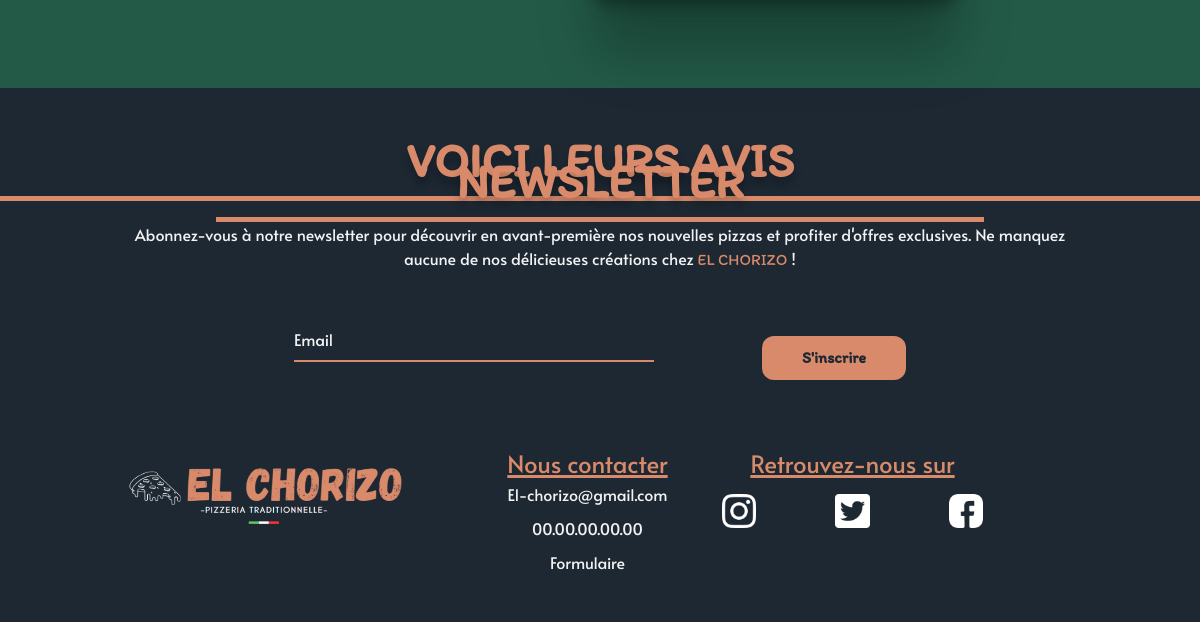
Before: / (lower part) with the older database file.
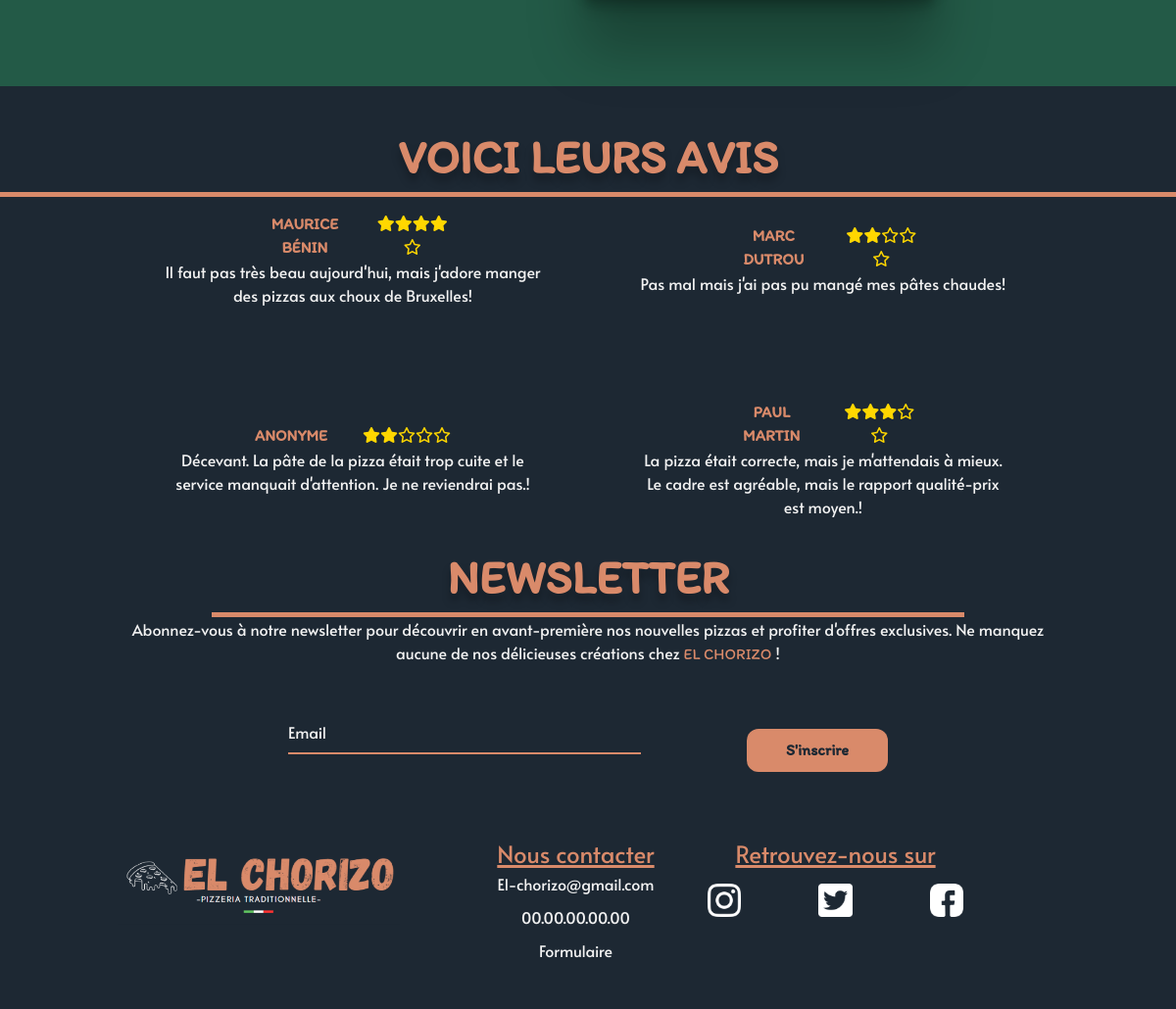
After: the same page with the newer database file.
### tables this page shows
CREATE TABLE `reviews` (
  `review_id` int NOT NULL,
  `is_anonyme` tinyint(1) NOT NULL DEFAULT '0',
  `user_id` int NOT NULL,
  `first_name` varchar(255) DEFAULT NULL,
  `last_name` varchar(255) DEFAULT NULL,
  `dish_id` int DEFAULT NULL,
  `score` int NOT NULL,
  `commentary` varchar(255) NOT NULL,
  `date_creation` datetime NOT NULL DEFAULT CURRENT_TIMESTAMP
);

### src/index.php (the view, shortened to what this page needs)
<?php print_r($_SESSION);?>
<!DOCTYPE html>
<html lang="fr">
<head>
    <link rel="stylesheet" href="css/body_reset.css">
    <link rel="stylesheet" href="css/fonts.css">
    <link rel="stylesheet" href="css/include_css/nav.css">
    <link rel="stylesheet" href="css/include_css/footer.css">
    <link rel="stylesheet" href="css/style.css">
    <link rel="stylesheet" href="https://cdnjs.cloudflare.com/ajax/libs/font-awesome/6.0.0-beta3/css/all.min.css">
</head>
<body>
    <section class="avis box-color">
        <h4 class="title-color">Voici leurs avis</h4>
        <div class="container-avis">
            <?php
require_once('php_sql/db_connect.php');
$sql = "SELECT is_anonyme, first_name, last_name, score, commentary FROM reviews ORDER BY date_creation DESC LIMIT 4";
$query = $db->prepare($sql);
$query->execute();
$reviews = $query->fetchAll(PDO::FETCH_ASSOC);
foreach ($reviews as $review){
    echo '
    <div class="avis">
        <div class="container-name-avis">
            <p class="title-color">';
            echo $review['is_anonyme'] ? 'Anonyme' : $review['first_name'].' '.$review['last_name'];
            echo '</p>
            <p class="star-color">';
                $fullStars = $review['score'];
                $emptyStars = 5 - $fullStars;
                for ($i = 0; $i < $fullStars; $i++) {
                    echo '<i class="fas fa-star"></i>';
                }
                for ($i = 0; $i < $emptyStars; $i++) {
                    echo '<i class="far fa-star"></i>';
                }
            echo'</p>
        </div>
        <p class="text-color">'.$review['commentary'].'!</p>
    </div>';
}
        ?>
        </div>
        <div class="container-newsletter" id="newsletter">
            <h5 class="title-color">Newsletter</h5>
            <p class="text-color">Abonnez-vous à notre newsletter pour découvrir en avant-première nos
                nouvelles pizzas et profiter d'offres
                exclusives. Ne manquez aucune de nos délicieuses créations chez <span class="important-word">el
                    chorizo</span> !</p>
        </div>
        <form action="php_sql/newsletter_subscribe.php" method="post">
            <div class="form-group">
                <input class="form-input" type="email" name="email" placeholder=" " id="Email" <?php
                 if (isset($_SESSION['loggedIn']) && $_SESSION['loggedIn'] === 1){
                    echo 'value="'.$_SESSION['email'].'"';
                 }
                ?> />
                <label class="form-label" for="email">Email</label>
            </div>
            <button type="submit">S'inscrire</button>
        </form>
    </section>
    <?php include_once './include/footer.php'; ?>
</body>
</html>

### src/include/footer.php
<footer class="box-color">
    <div class="container-footer">
        <div>
            <p class="footer-title">Nous contacter</p>
            <ul class="container-footer-info">
                <li>El-chorizo@gmail.com</li>
                <li>00.00.00.00.00</li>
                <li><a href="">Formulaire</a></li>
            </ul>
        </div>
        <div class="container-footer-logo">
            <p class="footer-title">Retrouvez-nous sur</p>
            <div class="container-footer-logo-img">
                <a href="https://www.instagram.com" target="_blank">
                    <img class="footer-logo-animation footer-logo-reseaux" src="../img/logo_instagram.png"
                        alt="logo instagram">
                </a>
                <a href="https://twitter.com" target="_blank">
                    <img class="footer-logo-animation footer-logo-reseaux" src="../img/logo_twitter.png"
                        alt="logo twitter">
                </a>
                <a href="https://www.facebook.com" target="_blank">
                    <img class="footer-logo-animation footer-logo-reseaux" src="../img/logo_facebook.png"
                        alt="logo facebook">
                </a>
            </div>
        </div>
    </div>
    <img class="logo-el-chorizo-footer-responsive" src="../img/el_chorizo_logo_footer.png" alt="logo">
</footer>

### src/css/include_css/nav.css (style rules this page uses)
:root { --background-color: #235a47; --text-color: #f2f2f2; --title-color: #d98a6a; --box-color: #1d2833; --size-xl: 2rem; --size-medium: 1.5rem; --size-small: 1rem; --size-very-small: 0.875rem; --desktop-size-xl: 3rem; --desktop-size-medium: 2rem; --desktop-size-small: 1.125rem; --desktop-size-very-small: 1rem; }

### src/css/include_css/footer.css (style rules this page uses)
:root { --background-color: #235a47; --text-color: #f2f2f2; --title-color: #d98a6a; --box-color: #1d2833; --size-xl: 2rem; --size-medium: 1.5rem; --size-small: 1rem; --size-very-small: 0.875rem; }
html { scroll-behavior: smooth; }
.container-footer { text-align: center; display: flex; flex-direction: column; gap: 50px; padding: 5%; color: var(--text-color); }
.logo-el-chorizo-footer-responsive { width: 45%; margin: auto; padding-bottom: 5%; }
.container-footer-logo-img { display: flex; width: 95%; margin: auto; justify-content: center; }
.footer-logo-reseaux { padding-top: 10%; width: 30%; margin: auto; }
.footer-title { color: var(--title-color); text-decoration: underline 3px; font-size: var(--size-medium); }
.container-footer-info { display: flex; flex-direction: column; gap: 10px; }
@media (min-width: 1024px) { footer { display: flex; padding: 0% 10%; gap: 10%; } }
@media (min-width: 1024px) { .logo-el-chorizo-footer-responsive { order: 1; width: 30%; } }
@media (min-width: 1024px) { .container-footer { order: 2; flex-direction: row; width: 60%; } }
@media (min-width: 1024px) { .container-footer>div { width: 100%; margin-left: -30%; } }

### src/css/style.css (style rules this page uses)
:root { --background-color: #235a47; --text-color: #f2f2f2; --title-color: #d98a6a; --box-color: #1d2833; --size-xl: 2rem; --size-medium: 1.5rem; --size-small: 1rem; --size-very-small: 0.875rem; --desktop-size-xl: 3rem; --desktop-size-medium: 2rem; --desktop-size-small: 1.125rem; --desktop-size-very-small: 1rem; }
html { scroll-behavior: smooth; }
body { background-color: var(--background-color); font-family: "alata-regular"; }
.star-color { color: gold; }
h1, h2, h3, h4, h5 { text-align: center; font-size: var(--size-xl); text-transform: uppercase; font-family: "itim-regular"; color: var(--title-color); font-weight: bolder; }
.title-color { color: var(--title-color); }
.text-color { color: var(--text-color) }
.box-color { background-color: var(--box-color); }
.important-word { font-family: "itim-regular"; text-transform: uppercase; color: #d98a6a; }
h4 { padding-top: 3%; border-bottom: solid 5px var(--title-color); }
.avis { margin-top: 8%; text-align: center; }
.avis>P { width: 80%; margin: auto; }
.container-name-avis { display: flex; gap: 20px; width: 100%; justify-content: center; font-family: "itim-regular"; text-transform: uppercase; font-weight: bold; width: 80%; margin: auto; }
form { margin-top: 5%; display: flex; flex-direction: column; align-items: center; padding: 0% 10%; }
.form-group { position: relative; padding: 15px 0 0; margin-top: 10px; width: 50%; margin: auto; margin-bottom: 5%; }
.form-input { font-family: inherit; width: 100%; border: 0; border-bottom: 2px solid var(--title-color); outline: 0; color: var(--color-white); padding: 7px 0; background: transparent; transition: border-color 0.2s; color: var(--text-color); }
form>button { width: 50%; margin-top: 10px; padding: 10px; background: var(--title-color); color: var(--box-color); border: none; border-radius: 12px; font-family: "itim-regular"; cursor: pointer; font-weight: bold; display: block; margin-left: auto; margin-right: auto; }
.form-input::placeholder { color: transparent; }
.form-label { position: absolute; top: 0; display: block; transition: 0.2s; color: var(--text-color); }
h5 { border-bottom: solid 5px var(--title-color); width: 80%; margin: auto; }
.container-newsletter { padding-top: 2%; width: 80%; margin: auto; }
@media (min-width: 1024px) { h1, h2, h3, h4, h5 { font-size: var(--desktop-size-xl); text-shadow: 0px 8px 8px rgba(0, 0, 0, 0.25); } }
@media (min-width: 1024px) { .container-newsletter>p { margin-bottom: 35px; } }
@media (min-width: 1024px) { form { display: flex; justify-content: center; margin: auto; flex-direction: row; width: 80%; } }
@media (min-width: 1024px) { form>button { width: 20%; } }

Changed rows visible on the page:
added reviews: first_name "MAURICE", last_name "BÉNIN", score 4 (drawn), commentary "Il faut pas très beau aujourd'hui, mais j'adore manger des pizzas aux choux de Bruxelles"
added reviews: first_name "MARC", last_name "DUTROU", score 2 (drawn), commentary "Pas mal mais j'ai pas pu mangé mes pâtes chaudes"
added reviews: is_anonyme "ANONYME", score 2 (drawn), commentary "Décevant. La pâte de la pizza était trop cuite et le service manquait d'attention. Je ne reviendrai pas."
added reviews: first_name "PAUL", last_name "MARTIN", score 3 (drawn), commentary "La pizza était correcte, mais je m'attendais à mieux. Le cadre est agréable, mais le rapport qualité-prix est moyen."
